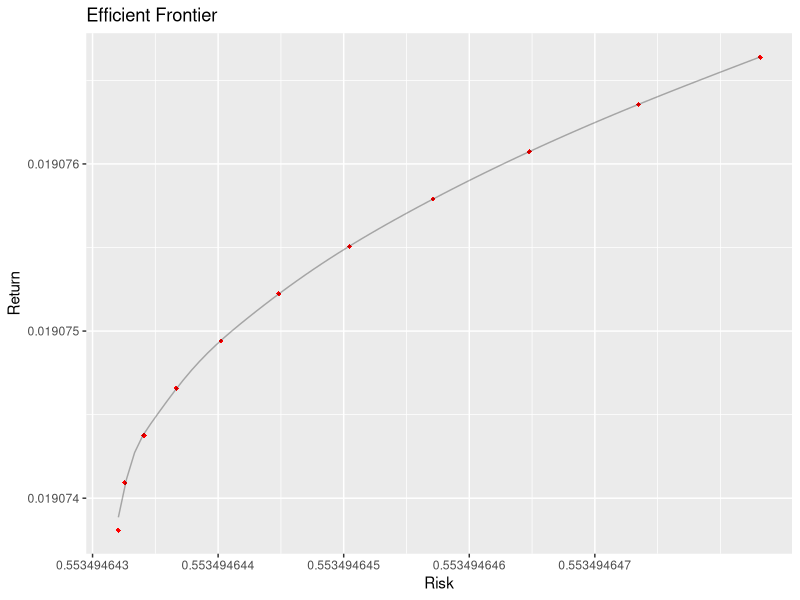

Reproduce this figure in R.
## ---- chunk 1
library(quadprog)
library(ggplot2)

# set global digits
options(digits=10)

# calcualte solution of Markowitz’s mean-variance portfolio
cal_solution <- function(Dmat,Amat,bvec,lamda){
    Expection <- c()
    Variance <- c()
    for(i in lamda){
        res <- solve.QP(
            Dmat,
            dvec = 2*mu*i,
            Amat,
            bvec
        )
        weight = res$solution
        Expection = cbind(Expection,t(mu)%*%weight)
        Variance = cbind(Variance,(t(weight)%*%Dmat%*%weight)^0.5)
    }
    res = data.frame(Risk = t(Variance), Return = t(Expection))
    return(res)
}

# lambdas defined by HW requirement
lamda_points <- c(0,10^-4,2*10^-4,3*10^-4,4*10^-4,5*10^-4,6*10^-4,7*10^-4,8*10^-4,9*10^-4,10^-3)

# lambdas to generate sufficient points to create smooth curve
lamda_curve <- 1:1000*10^-6

# define parameter for function defined above
mu <- c(0.001,0.05,0.005)
Dmat <- matrix(c(1.0,0.0015,-0.02,0.0015,1.0,-0.1,-0.02,-0.1,1),3,3)
Amat <- cbind(
    diag(rep(1,length(mu))),
    c(rep(1,length(mu))),
    c(rep(-1,length(mu)))
)
bvec = c(0,0,0,1,-1)

# using function defined above to calculate Markowitz's MVP 
efficient_points = cal_solution(Dmat,Amat,bvec,lamda= lamda_points)
efficient_curve = cal_solution(Dmat,Amat,bvec,lamda = lamda_curve)

# plot
ggplot() + 
    geom_point(
        data = efficient_points, 
        aes(Risk,Return),
        shape=18,
        color ="red"
    ) + 
    geom_line(
        stat="smooth",
        data = efficient_curve,
        aes(Risk,Return),
        se=F,
        alpha=0.3,
        color ="black"
    ) +
    labs(
        title = "Efficient Frontier"
    )
